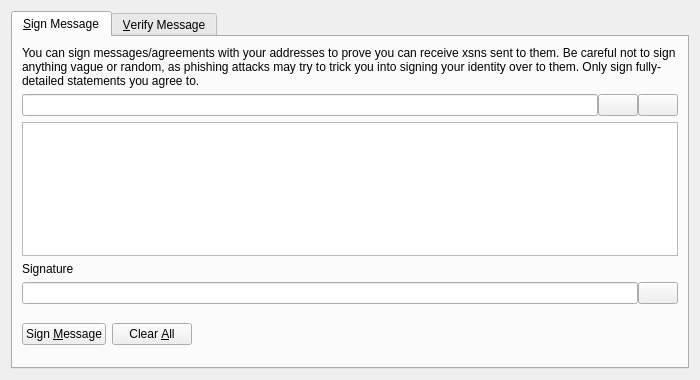
<?xml version="1.0" encoding="UTF-8"?>
<ui version="4.0">
 <class>SignVerifyMessageDialog</class>
 <widget class="QDialog" name="SignVerifyMessageDialog">
  <property name="geometry">
   <rect>
    <x>0</x>
    <y>0</y>
    <width>700</width>
    <height>380</height>
   </rect>
  </property>
  <property name="windowTitle">
   <string>Signatures - Sign / Verify a Message</string>
  </property>
  <property name="modal">
   <bool>true</bool>
  </property>
  <layout class="QVBoxLayout" name="verticalLayout">
   <item>
    <widget class="QTabWidget" name="tabWidget">
     <property name="currentIndex">
      <number>0</number>
     </property>
     <widget class="QWidget" name="tabSignMessage">
      <attribute name="title">
       <string>&amp;Sign Message</string>
      </attribute>
      <layout class="QVBoxLayout" name="verticalLayout_SM">
       <item>
        <widget class="QLabel" name="infoLabel_SM">
         <property name="text">
          <string>You can sign messages/agreements with your addresses to prove you can receive xsns sent to them. Be careful not to sign anything vague or random, as phishing attacks may try to trick you into signing your identity over to them. Only sign fully-detailed statements you agree to.</string>
         </property>
         <property name="textFormat">
          <enum>Qt::PlainText</enum>
         </property>
         <property name="wordWrap">
          <bool>true</bool>
         </property>
        </widget>
       </item>
       <item>
        <layout class="QHBoxLayout" name="horizontalLayout_1_SM">
         <property name="spacing">
          <number>0</number>
         </property>
         <item>
          <widget class="QValidatedLineEdit" name="addressIn_SM">
           <property name="toolTip">
            <string>The XSN address to sign the message with</string>
           </property>
          </widget>
         </item>
         <item>
          <widget class="QPushButton" name="addressBookButton_SM">
           <property name="toolTip">
            <string>Choose previously used address</string>
           </property>
           <property name="text">
            <string/>
           </property>
           <property name="icon">
            <iconset resource="../xsn.qrc">
             <normaloff>:/icons/address-book</normaloff>:/icons/address-book</iconset>
           </property>
           <property name="shortcut">
            <string>Alt+A</string>
           </property>
           <property name="autoDefault">
            <bool>false</bool>
           </property>
          </widget>
         </item>
         <item>
          <widget class="QPushButton" name="pasteButton_SM">
           <property name="toolTip">
            <string>Paste address from clipboard</string>
           </property>
           <property name="text">
            <string/>
           </property>
           <property name="icon">
            <iconset resource="../xsn.qrc">
             <normaloff>:/icons/editpaste</normaloff>:/icons/editpaste</iconset>
           </property>
           <property name="shortcut">
            <string>Alt+P</string>
           </property>
           <property name="autoDefault">
            <bool>false</bool>
           </property>
          </widget>
         </item>
        </layout>
       </item>
       <item>
        <widget class="QPlainTextEdit" name="messageIn_SM">
         <property name="toolTip">
          <string>Enter the message you want to sign here</string>
         </property>
        </widget>
       </item>
       <item>
        <widget class="QLabel" name="signatureLabel_SM">
         <property name="text">
          <string>Signature</string>
         </property>
         <property name="textFormat">
          <enum>Qt::PlainText</enum>
         </property>
        </widget>
       </item>
       <item>
        <layout class="QHBoxLayout" name="horizontalLayout_2_SM">
         <property name="spacing">
          <number>0</number>
         </property>
         <item>
          <widget class="QLineEdit" name="signatureOut_SM">
           <property name="font">
            <font>
             <italic>true</italic>
            </font>
           </property>
           <property name="readOnly">
            <bool>true</bool>
           </property>
          </widget>
         </item>
         <item>
          <widget class="QPushButton" name="copySignatureButton_SM">
           <property name="toolTip">
            <string>Copy the current signature to the system clipboard</string>
           </property>
           <property name="text">
            <string/>
           </property>
           <property name="icon">
            <iconset resource="../xsn.qrc">
             <normaloff>:/icons/editcopy</normaloff>:/icons/editcopy</iconset>
           </property>
           <property name="autoDefault">
            <bool>false</bool>
           </property>
          </widget>
         </item>
        </layout>
       </item>
       <item>
        <layout class="QHBoxLayout" name="horizontalLayout_3_SM">
         <item>
          <widget class="QPushButton" name="signMessageButton_SM">
           <property name="toolTip">
            <string>Sign the message to prove you own this XSN address</string>
           </property>
           <property name="text">
            <string>Sign &amp;Message</string>
           </property>
           <property name="icon">
            <iconset resource="../xsn.qrc">
             <normaloff>:/icons/edit</normaloff>:/icons/edit</iconset>
           </property>
           <property name="autoDefault">
            <bool>false</bool>
           </property>
          </widget>
         </item>
         <item>
          <widget class="QPushButton" name="clearButton_SM">
           <property name="toolTip">
            <string>Reset all sign message fields</string>
           </property>
           <property name="text">
            <string>Clear &amp;All</string>
           </property>
           <property name="icon">
            <iconset resource="../xsn.qrc">
             <normaloff>:/icons/remove</normaloff>:/icons/remove</iconset>
           </property>
           <property name="autoDefault">
            <bool>false</bool>
           </property>
          </widget>
         </item>
         <item>
          <spacer name="horizontalSpacer_1_SM">
           <property name="orientation">
            <enum>Qt::Horizontal</enum>
           </property>
           <property name="sizeHint" stdset="0">
            <size>
             <width>40</width>
             <height>48</height>
            </size>
           </property>
          </spacer>
         </item>
         <item>
          <widget class="QLabel" name="statusLabel_SM">
           <property name="font">
            <font>
             <weight>75</weight>
             <bold>true</bold>
            </font>
           </property>
           <property name="text">
            <string/>
           </property>
           <property name="wordWrap">
            <bool>true</bool>
           </property>
          </widget>
         </item>
         <item>
          <spacer name="horizontalSpacer_2_SM">
           <property name="orientation">
            <enum>Qt::Horizontal</enum>
           </property>
           <property name="sizeHint" stdset="0">
            <size>
             <width>40</width>
             <height>48</height>
            </size>
           </property>
          </spacer>
         </item>
        </layout>
       </item>
      </layout>
     </widget>
     <widget class="QWidget" name="tabVerifyMessage">
      <attribute name="title">
       <string>&amp;Verify Message</string>
      </attribute>
      <layout class="QVBoxLayout" name="verticalLayout_VM">
       <item>
        <widget class="QLabel" name="infoLabel_VM">
         <property name="text">
          <string>Enter the receiver's address, message (ensure you copy line breaks, spaces, tabs, etc. exactly) and signature below to verify the message. Be careful not to read more into the signature than what is in the signed message itself, to avoid being tricked by a man-in-the-middle attack. Note that this only proves the signing party receives with the address, it cannot prove sendership of any transaction!</string>
         </property>
         <property name="textFormat">
          <enum>Qt::PlainText</enum>
         </property>
         <property name="alignment">
          <set>Qt::AlignLeading|Qt::AlignLeft|Qt::AlignTop</set>
         </property>
         <property name="wordWrap">
          <bool>true</bool>
         </property>
        </widget>
       </item>
       <item>
        <layout class="QHBoxLayout" name="horizontalLayout_1_VM">
         <property name="spacing">
          <number>0</number>
         </property>
         <item>
          <widget class="QValidatedLineEdit" name="addressIn_VM">
           <property name="toolTip">
            <string>The XSN address the message was signed with</string>
           </property>
          </widget>
         </item>
         <item>
          <widget class="QPushButton" name="addressBookButton_VM">
           <property name="toolTip">
            <string>Choose previously used address</string>
           </property>
           <property name="text">
            <string/>
           </property>
           <property name="icon">
            <iconset resource="../xsn.qrc">
             <normaloff>:/icons/address-book</normaloff>:/icons/address-book</iconset>
           </property>
           <property name="shortcut">
            <string>Alt+A</string>
           </property>
           <property name="autoDefault">
            <bool>false</bool>
           </property>
          </widget>
         </item>
        </layout>
       </item>
       <item>
        <widget class="QPlainTextEdit" name="messageIn_VM"/>
       </item>
       <item>
        <widget class="QValidatedLineEdit" name="signatureIn_VM"/>
       </item>
       <item>
        <layout class="QHBoxLayout" name="horizontalLayout_2_VM">
         <item>
          <widget class="QPushButton" name="verifyMessageButton_VM">
           <property name="toolTip">
            <string>Verify the message to ensure it was signed with the specified XSN address</string>
           </property>
           <property name="text">
            <string>Verify &amp;Message</string>
           </property>
           <property name="icon">
            <iconset resource="../xsn.qrc">
             <normaloff>:/icons/transaction_0</normaloff>:/icons/transaction_0</iconset>
           </property>
           <property name="autoDefault">
            <bool>false</bool>
           </property>
          </widget>
         </item>
         <item>
          <widget class="QPushButton" name="clearButton_VM">
           <property name="toolTip">
            <string>Reset all verify message fields</string>
           </property>
           <property name="text">
            <string>Clear &amp;All</string>
           </property>
           <property name="icon">
            <iconset resource="../xsn.qrc">
             <normaloff>:/icons/remove</normaloff>:/icons/remove</iconset>
           </property>
           <property name="autoDefault">
            <bool>false</bool>
           </property>
          </widget>
         </item>
         <item>
          <spacer name="horizontalSpacer_1_VM">
           <property name="orientation">
            <enum>Qt::Horizontal</enum>
           </property>
           <property name="sizeHint" stdset="0">
            <size>
             <width>40</width>
             <height>48</height>
            </size>
           </property>
          </spacer>
         </item>
         <item>
          <widget class="QLabel" name="statusLabel_VM">
           <property name="font">
            <font>
             <weight>75</weight>
             <bold>true</bold>
            </font>
           </property>
           <property name="text">
            <string/>
           </property>
           <property name="wordWrap">
            <bool>true</bool>
           </property>
          </widget>
         </item>
         <item>
          <spacer name="horizontalSpacer_2_VM">
           <property name="orientation">
            <enum>Qt::Horizontal</enum>
           </property>
           <property name="sizeHint" stdset="0">
            <size>
             <width>40</width>
             <height>48</height>
            </size>
           </property>
          </spacer>
         </item>
        </layout>
       </item>
      </layout>
     </widget>
    </widget>
   </item>
  </layout>
 </widget>
 <customwidgets>
  <customwidget>
   <class>QValidatedLineEdit</class>
   <extends>QLineEdit</extends>
   <header>qt/qvalidatedlineedit.h</header>
  </customwidget>
 </customwidgets>
 <resources>
  <include location="../xsn.qrc"/>
 </resources>
 <connections/>
</ui>
